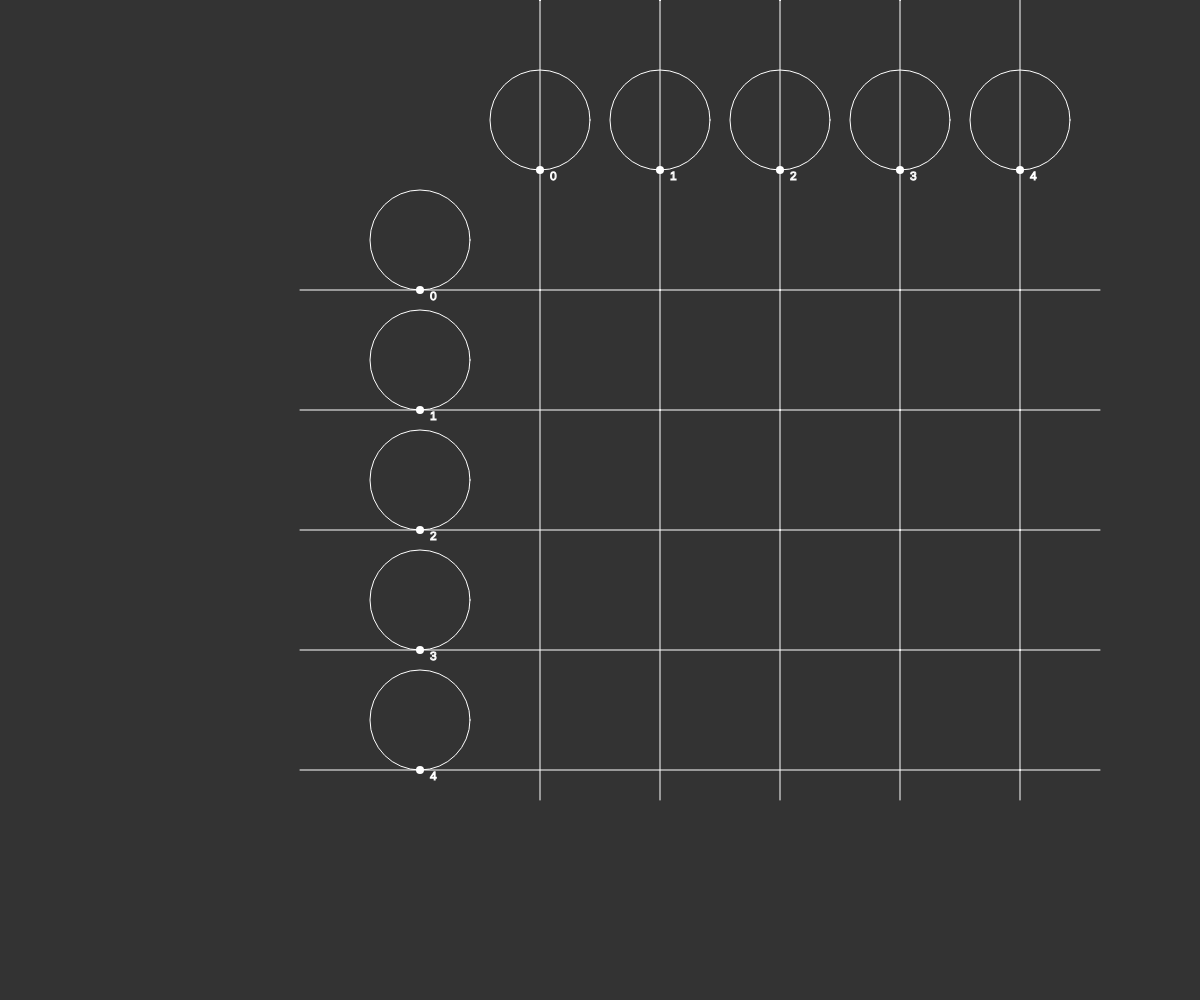
Frame 1 (no input)
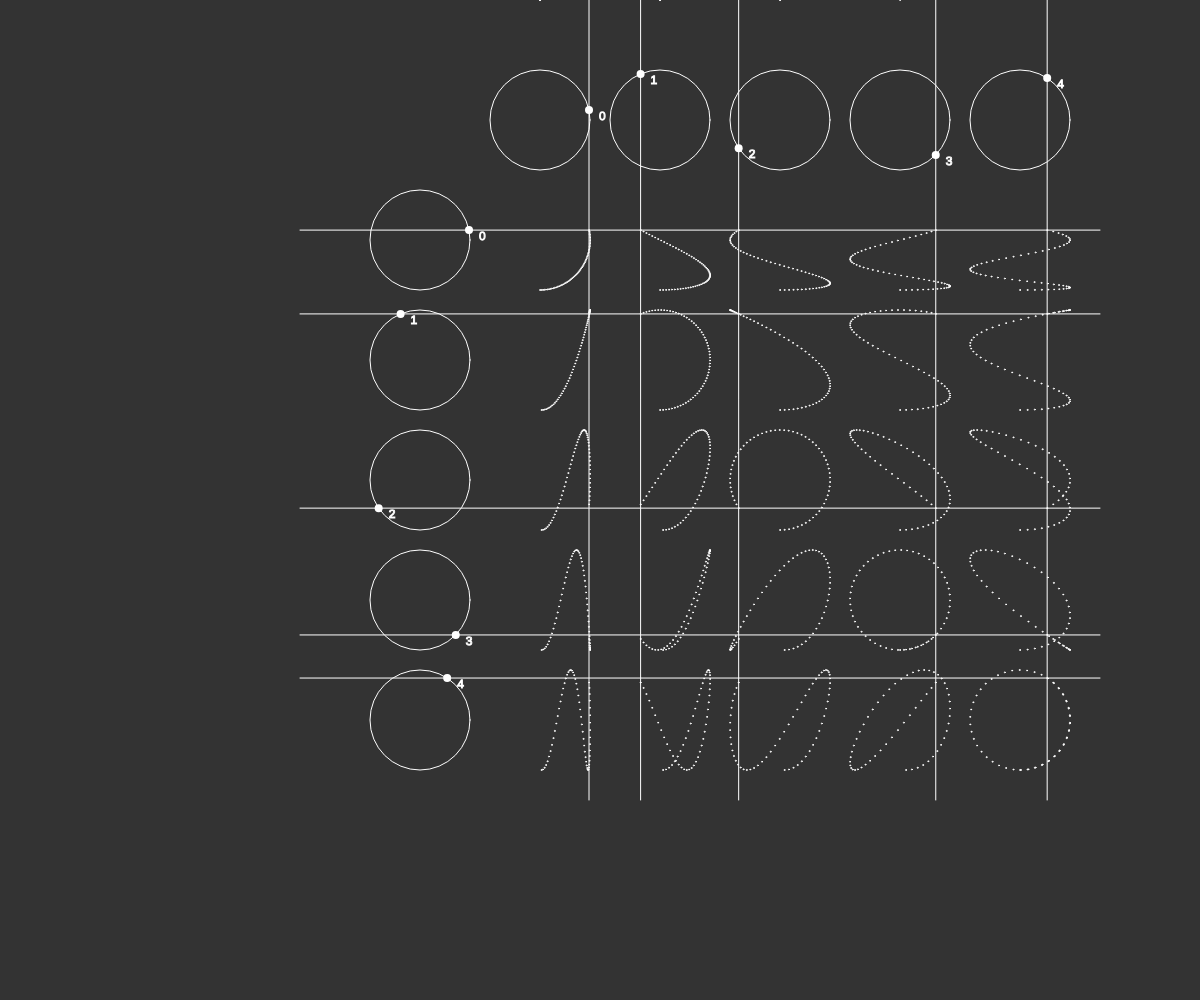
Frame 60 (no input)
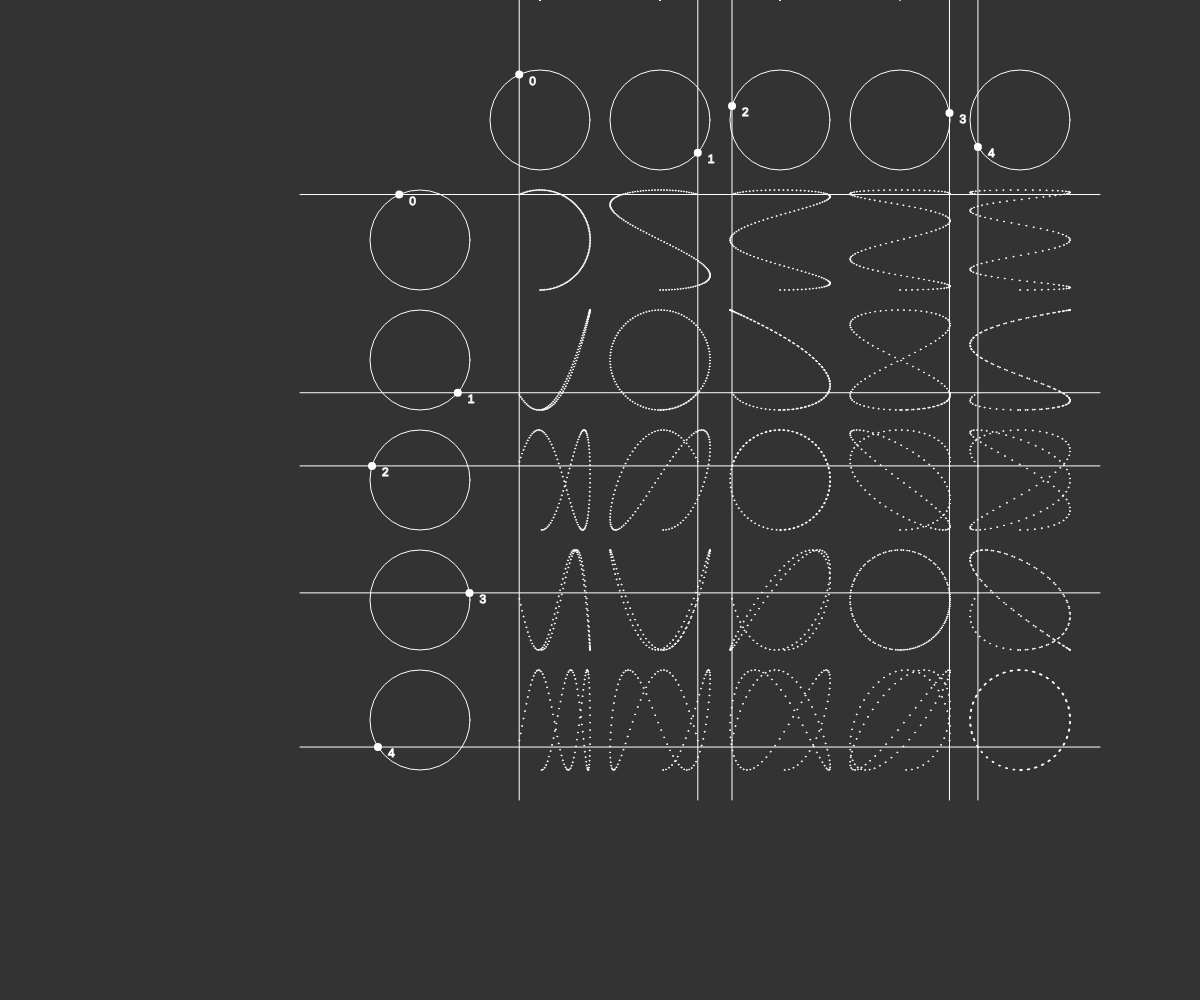
Frame 120 (the mouse pressed at the canvas centre since frame 60)

The p5.js sketch that drew these frames (run headless with seeded random() and noise() and a simulated clock; from frame 60 on, the mouse is pressed at the canvas centre):

// p5.js sketch
// ── sketch.js

let spacing = 3;
let timer = 0;
let grid_length = 5;
let circle_diameter = grid_length * 20;
let delta = 0;
let pointsh = [];
let pointsv = [];
let path = [];
let pointsAll = [];
let bd = 8;
let graph;
const STEP = 1;

function setup() {
    createCanvas(window.innerWidth, window.innerHeight);
    graph = createGraphics(window.innerWidth, window.innerHeight);
    for (let i = 0; i < grid_length; i++) {
        pointsh.push(new Ball((circle_diameter + 20) * (i + 2), circle_diameter + 20, i));
    }
    for (let i = 0; i < grid_length; i++) {
        pointsv.push(new Ball(circle_diameter + 20, (circle_diameter + 20) * (i + 2), i));
    }
}

function draw() {

    if (timer > 35) {
        pointsAll = [];
        timer = 0;
    }
    translate(width/4, 0);
    background(51);
    stroke(255);
    noFill();
    for (let i = 0; i < grid_length; i++) {

        cx = (circle_diameter + 20) * (i + 2);
        cy = circle_diameter + 20;

        ellipse(cx, cy, circle_diameter, circle_diameter);
        ellipse(cy, cx, circle_diameter, circle_diameter);

        pointsh[i].render(delta, 1);
        pointsv[i].render(delta, 2);

        for (let j = 0; j < grid_length; j++) {
            pointsAll.push({ x: pointsh[i].pos.x, y: pointsv[j].pos.y });
        }

    }

    for (let i = 0; i < pointsAll.length; i++) {
        ellipse(pointsAll[i].x, pointsAll[i].y, 1, 1);
    }

    delta += 0.3;
    timer += 0.1;
}

class Ball {
    constructor(cx, cy, i) {
        this.pos = createVector(0, 0);
        this.cir = createVector(cx, cy);
        this.i = i;
        this.delay = (i + 1) * 0.1;
    }
    posV(v) {
        if (v == "x") {
            return this.pos.x;
        } else if (v == "y") {
            return this.pos.y;
        }

    }
    render(a, dir) {
        this.pos.x = sin(a * this.delay) * (circle_diameter / 2) + this.cir.x;
        this.pos.y = cos(a * this.delay) * (circle_diameter / 2) + this.cir.y;


        text(this.i, this.pos.x + 10, this.pos.y + 10);
        if (dir == 1) {
            line(this.pos.x, 0, this.pos.x, 800);
        } else if (dir == 2) {
            line(0, this.pos.y, 800, this.pos.y);
        }

        push();
        noStroke();
        fill(255);
        ellipse(this.pos.x, this.pos.y, bd, bd);
        pop();
    }
}
